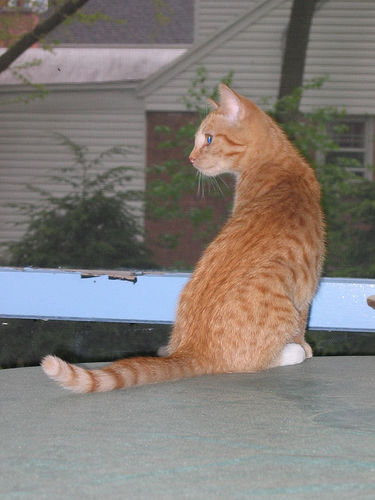
%> input picture prob_GraphCut/cat.jpg, 375 x 500 px
$ octave runThis.m   (GNU Octave 9; MATLAB toolbox functions it lacks are replaced by stand-ins)
%> lines starting %> are read from the running program, lines starting %| are printed output that depends on the picture
% Add path
addpath(genpath('GCmex1.5'));
im = im2double( imread('cat.jpg') );

org_im = im;
R = im(:,:,1);
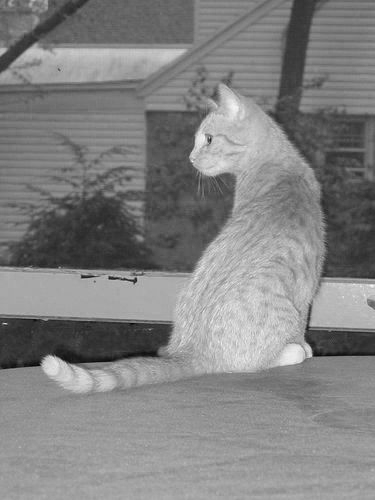
%> R: size 500x375 double; min 0.00784, max 0.973, mean 0.509
G = im(:,:,2);
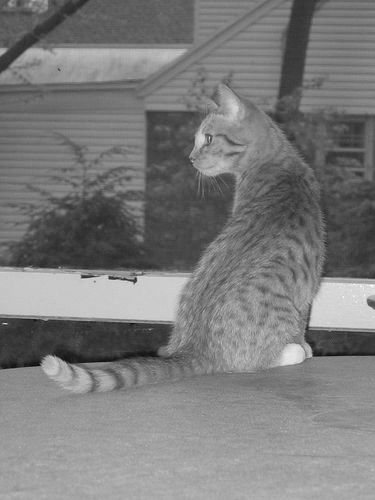
%> G: size 500x375 double; min 0.0235, max 0.988, mean 0.483
B = im(:,:,3);
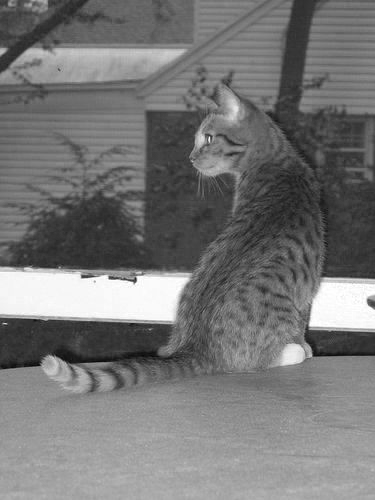
%> B: size 500x375 double; min 0.0196, max 1, mean 0.462
% im = rgb2gray(im);

H = size(im, 1); W = size(im, 2); K = 3;
%> after `H = size(im, 1)`: H = 500
%> after `W = size(im, 2)`: W = 375
num_components = 5;

% from piazza:
% You can use the boolean matrix we provided to initialize the label,
% then you solve a K-component GMM model (fit one GMM for foreground region
% and one GMM for background). After you get the model, you can calculate the
% probability of being foreground/background of each pixel, using the simple
% formula of Gaussian distribution.

% Load the mask
%> (the run ends here)
